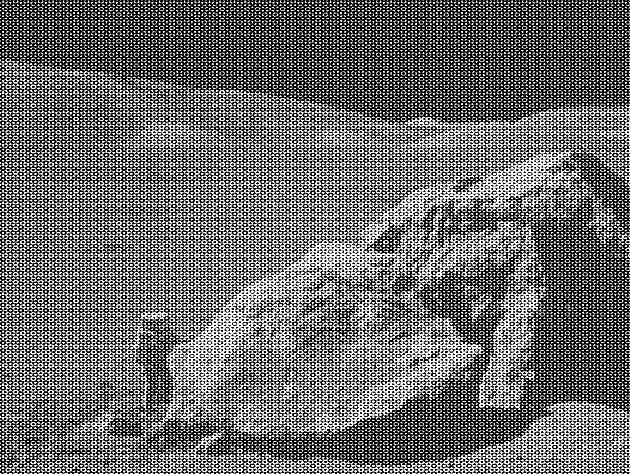
#> input picture images/moonlanding.png, 630 x 474 px
$ jupyter execute --allow-errors 09ex_numerical_solutions.ipynb
#> lines starting #> are read from the running program, lines starting #| are printed output that depends on the picture
1\. **2D minimization of a six-hump camelback function**

$$f(x,y) = \left(4-2.1x^2+\frac{x^4}{3} \right) x^2 +xy + (4y^2 -4)y^2$$

has multiple global and local minima.

- Find the global minima of this function
- How many global minima are there, and what is the function value at those points?
- What happens for an initial guess of $(x, y) = (0, 0)$?

Hints:

* Variables can be restricted to $-2 < x < 2$ and $-1 < y < 1$.
* Use `numpy.meshgrid()` and `pylab.imshow()` to find visually the regions.
* Use `scipy.optimize.minimize()`, optionally trying its optional arguments.

[cell 1]
import numpy as np
import matplotlib as mpl
import matplotlib.pyplot as plt
from scipy import optimize
from matplotlib import cm
import math
from pylab import imshow, imread
from scipy.integrate import odeint
from matplotlib.colors import LogNorm
from scipy import fftpack
from mpl_toolkits.axes_grid1 import make_axes_locatable

[cell 2]
def f(x):
    return (4 - 2.1*x[0]**2 + 1/3*x[0]**4)*x[0]**2+x[0]*x[1]+(4*x[1]**2-3)*x[1]**2

val_x, val_y = -2, -1

x = np.linspace(val_x, (val_x * (-1)))
y = np.linspace(val_y, (val_y * (-1)))
xg, yg = np.meshgrid(x, y)

plt.figure(figsize=[10, 5])
plt.contourf(x, y, f([xg, yg]))
plt.colorbar()
plt.title('2D representation')
plt.axis('scaled')

fig = plt.figure(figsize=(15, 3))
gs = mpl.gridspec.GridSpec(1, 3, width_ratios=[1,1,1], height_ratios=[3])

ax0 = fig.add_subplot(gs[0, 0])
ax1 = fig.add_subplot(gs[0, 1])
ax2 = fig.add_subplot(gs[0, 2])

cont = ax0.contourf(x, y, f([xg, yg]))
cont = ax1.contourf(x, y, f([xg, yg]))
cont = ax2.contourf(x, y, f([xg, yg]))

x_min = optimize.minimize(f, x0=[0, val_x])
ax0.scatter(x_min.x[0], x_min.x[1], color='r')
ax0.set_title("Global Minima - first value")

x_min = optimize.minimize(f, x0=[0, (val_x * (-1))])
ax1.scatter(x_min.x[0], x_min.x[1], color='g')
ax1.set_title("Global Minima - second value")

x_min = optimize.minimize(f, x0=[0, 0])
ax2.scatter(x_min.x[0], x_min.x[1], color='y')
ax2.set_title("Value (0,0) ")
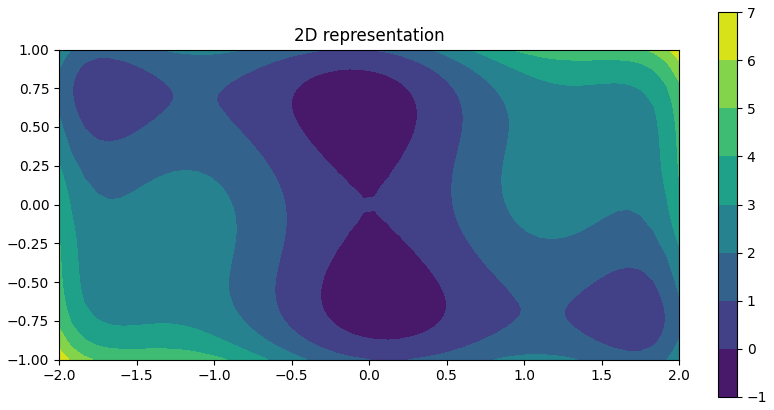
#> figure drawn by matplotlib, 2 panels
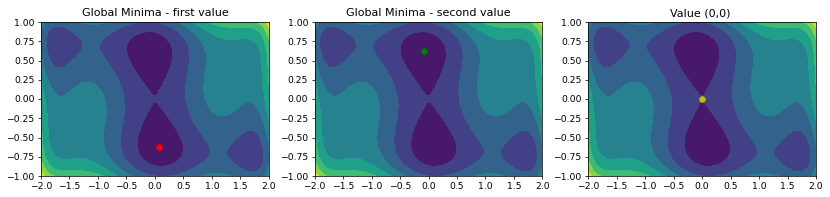
#> figure drawn by matplotlib, 3 panels

2\. **Non-linear ODE: the damped pendulum**

The equation of the motion that a pendulum makes with respect to the angle $\theta$ with the vertical is given by:

$$\frac{d^2\theta}{dt^2} = -\frac{1}{Q} \frac{d\theta}{dt} + \sin\theta + d \cos\Omega t$$

where $t$ is time, $Q$ is the damping factor, $d$ is the forcing amplitude, and $\Omega$ is the driving frequency of the forcing.

This second order ODE needs to be written as two coupled first order ODEs defining a new variable $\omega \equiv d\theta/dt$:

$$\frac{d\theta}{dt} = \omega$$
$$\frac{d\omega}{dt} = -\frac{1}{Q}\,\omega + \sin\theta + d \cos\Omega t$$

Consider the initial conditions $\theta_0 = \omega_0 = 0$, and $Q = 2.0$, $d = 1.5$, and $\omega = 0.65$.

 - Solve the ODE with `odeint` over a pariod of 200 time steps
 - Create two plots, one of $\theta$ as a function of the time, and $\omega$ as a function of the time
 - **Optional**: determine if there is a set of parameters for which the motion is chaotic.

[cell 3]
Q = 2.0
d = 1.5
w = 0.65

def function(y, time, Q, w ,d):
    a = (1/Q)*-1
    theta, omega = y
    return (omega, (a*omega)+np.sin(theta)+d*np.cos(w*time))

t = np.linspace(0, 20, 200)
X = odeint(function, (0.0, 0.0), t, args=(Q,w,d))

plt.figure(figsize=(15, 6))
plt.plot(t, X[:, 0], 'r', label="$theta$")
plt.plot(t, X[:, 1], 'blue', label="$omega$")
plt.xlabel('time')
plt.legend()
plt.grid()
plt.show()
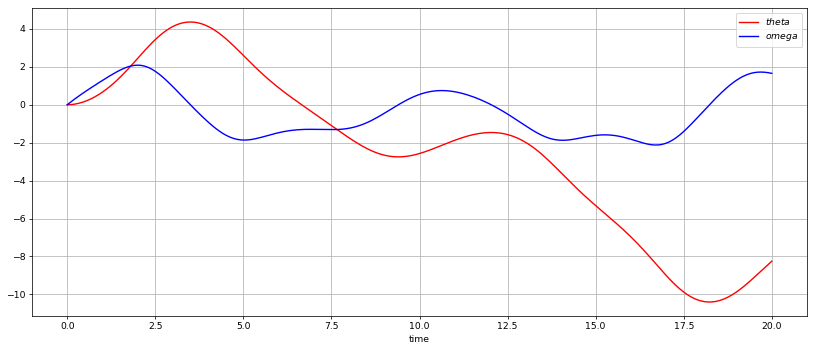
#> figure drawn by matplotlib, 1 panel; curve peaks at x = 3.52, y = 4.36; curve peaks at x = 2.01, y = 2.09

3\. **FFT of a simple dataset**

Perform a periodicity analysis on the lynxs-hares population, i.e. determine what is the period of the population of these animals.

The dataset is the one dowloaded at the beginning of Lecture 06:

 - `!wget https://www.dropbox.com/s/ebe1cnyd2gm836a/populations.txt -P data/`

#> (a cell that did not finish here is left out)

4\. **FFT of an image**

Write a filter that removes the periodic noise from the `moonlanding.png` image by using a 2-dimensional FFT.

* Import the image as a 2D numpy array using `plt.imread("images/moonlanding.png")`. Examine the image with `plt.imshow()`, which is heavily contaminated with periodic noise.
* Check the documentation of the `scipy.fftpack` package, and find the method that performs a 2D FFT. Plot the spectrum (Fourier transform of) the image. **Hint**: use `LogNorm` to plot the colors in log scale:
```Python
from matplotlib.colors import LogNorm
plt.imshow(image, norm=LogNorm(vmin=5))
```
* Inspect the spectrum, and try to locate the regions of the power spectrum that contain the signal and those which contain the periodic noise. Use array slicing to set the noise regions to zero.
* Apply the inverse Fourier transform to plot the resulting image.

[cell 5]
img = plt.imread('images/moonlanding.png').astype(float)
#> img: shape (474, 630) float64; min 0, max 1, mean 0.424

plt.figure()
fig, axes = plt.subplots(1, 2 , figsize=(10, 10))
axes[0].imshow(img)
axes[0].set_title('Original image')
axes[1].imshow(img,  cmap='gray')
axes[1].set_title('Original image - Gray Scale')

#2D FFT
img_fft_2d = fftpack.fft2(img)

plt.figure()
fig, axes = plt.subplots(1, 2 , figsize=(10, 10))
axes[0].imshow(np.abs(img_fft_2d))
axes[0].set_title('Spectrum - 2D FFT Image')

c = axes[1].imshow(np.abs(img_fft_2d),  norm=LogNorm(vmin=np.min(np.abs(img_fft_2d)), vmax=np.max(np.abs(img_fft_2d))))
axes[1].set_title('Spectrum - 2D FFT Image (Log Scale)')
divider = make_axes_locatable(axes[1])
cax = divider.append_axes("right", size="5%", pad=0.05)
fig.colorbar(c, cax = cax)

# High frequencies: 0
img_fft_2d[np.abs(img_fft_2d) > 3000] = 0

# Inverse FFT
ifft_img = fftpack.ifft2(img_fft_2d).real
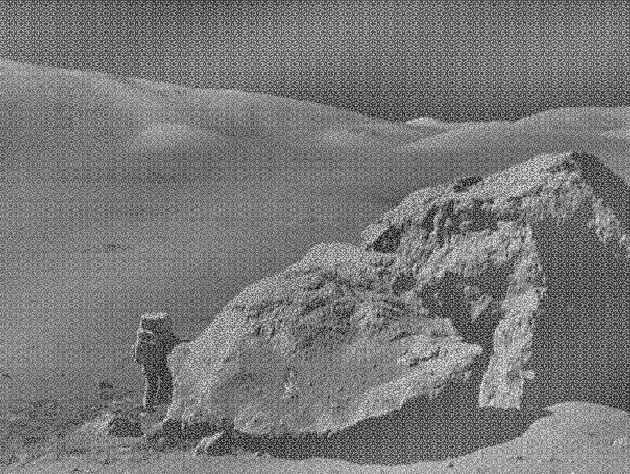
#> ifft_img: shape (474, 630) float64; min -0.545, max 0.609, mean 7.61e-19; drawn with min black and max white

plt.figure()
fig, axes = plt.subplots(1, 2 , figsize=(10, 10))
axes[0].imshow(ifft_img)
axes[0].set_title('Filtered image')
axes[1].imshow(ifft_img,  cmap='gray')
axes[1].set_title('Filtered image - Gray Scale')
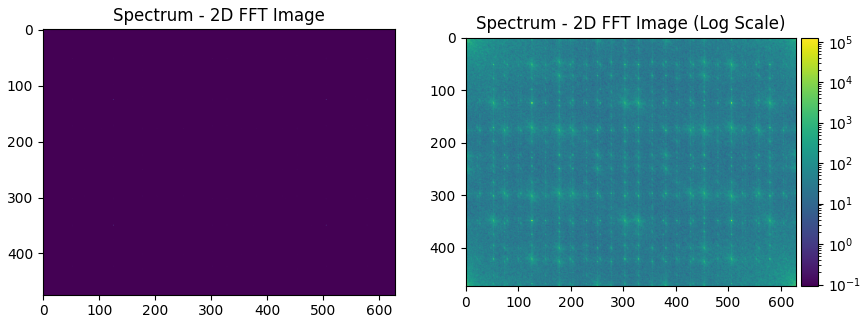
#> figure drawn by matplotlib, 3 panels
